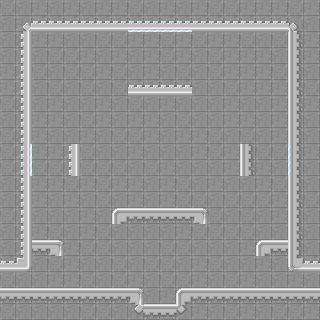

This game map was drawn from its Tiled (.tmx) file and the tilesets committed beside it. A one-line description and the trimmed map source follow:
An orthogonal 20x20 tile map with 16x16 px tiles, 2 tile layers (bg, main) and 6 objects (2x entities.DoorMecanism, entities.Door, entities.Hero, entities.LaserSpawner, entities.LaserPill).

<map version="1.0" orientation="orthogonal" renderorder="right-down" width="20" height="20" tilewidth="16" tileheight="16">
 <properties>
  <property name="levelNum" value="4" />
 </properties>
 <tileset firstgid="1" source="TileSet.tsx" />
 <layer name="bg" width="20" height="20">
  <data>[400 cells, 400 non-empty, 3 distinct tile ids]</data>
 </layer>
 <layer name="main" width="20" height="20">
  <data>[400 cells, 90 non-empty, 15 distinct tile ids]</data>
 </layer>
 <objectgroup name="objects">
  <object name="Door" type="entities.DoorMecanism" gid="4" x="0" y="272">
   <properties>
    <property name="no" value="true" />
   </properties>
  </object>
  <object name="Exit" type="entities.Door" gid="4" x="317" y="272">
   <properties>
    <property name="to" value="level5" />
    <property name="x" value="0" />
    <property name="y" value="0" />
   </properties>
  </object>
  <object name="DoorA" type="entities.DoorMecanism" gid="4" x="300" y="272" />
  <object name="Hero" type="entities.Hero" gid="4" x="16" y="272">
   <properties>
    <property name="hasFocus" value="true" />
   </properties>
  </object>
  <object name="SpawnerB" type="entities.LaserSpawner" gid="4" x="148" y="288">
   <properties>
    <property name="angle" value="-45" />
    <property name="color" value="0" />
   </properties>
  </object>
  <object name="Pill" type="entities.LaserPill" gid="4" x="156" y="188">
   <properties>
    <property name="color" value="0" />
   </properties>
  </object>
 </objectgroup>
</map>
